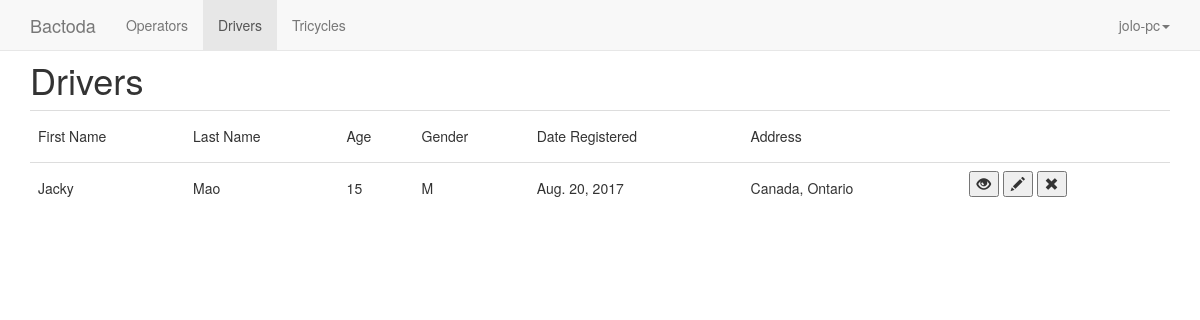
/home/driver/ (signed in), run on the app's committed database.
### tricycle/models.py (models this page shows, shortened)
class Driver(models.Model):
    first_name = models.CharField(max_length=250)
    last_name = models.CharField(max_length=100)
    age = models.IntegerField()
    gender = models.CharField(max_length=1)
    address = models.CharField(max_length = 300)
    date_registered = models.DateField()
    contact_number = models.CharField(max_length = 15)
    image = models.FileField()

### tricycle/views.py (the view)
class DriverIndexView(LoginRequiredMixin,generic.ListView):
    login_url = '/admin/login/'
    model = Driver
    template_name = 'tricycle/driver/index.html'
    def get_queryset(self):
        return Driver.objects.all()

### tricycle/templates/tricycle/driver/index.html (shortened to what this page needs)
{% extends "tricycle/header.html" %}
{%block li2%}active{%endblock%}
{% block content %}
<h1>Drivers</h1>
<table class = "table table-hover">
		<tr>
		<td><h5>First Name</h5></td>
		<td><h5>Last Name</h5></td>
		<td><h5>Age</h5></td>
		<td><h5>Gender</h5></td>
		<td><h5>Date Registered</h5></td>
		<td><h5>Address</h5></td>
		<td></td>
		</tr>
	{% for driver in object_list%}
	<tr>
		<td><h5>{{driver.first_name}}</h5></td>
		<td><h5>{{driver.last_name}}</h5></td>
		<td><h5>{{driver.age}}</h5></td>
		<td><h5>{{driver.gender}}</h5></td>
		<td><h5>{{driver.date_registered}}</h5></td>
		<td><h5>{{driver.address}}</h5></td>
		<td>
			<div class="form-inline">
				<form action="{%url 'tricycle:driver-details' driver.id%}" class="form-group form-inline">
					<button><span class="glyphicon glyphicon-eye-open"></span></button>
				</form>
				<form action="{%url 'tricycle:driver-edit' driver.id%}"  method = "get"class="form-group form-inline">
					<button><span class="glyphicon glyphicon-pencil"></span></button>
				</form>
				<form action="{% url 'tricycle:driver-delete' driver.id%}" method="post"class="form-group form-inline">
					<button><span class="glyphicon glyphicon-remove"></span></button>
				</form>
		    </div>
		</td>
	</tr>
	{% endfor %}
</table>
{% endblock%}

### tricycle/templates/tricycle/header.html (shortened to what this page needs)
<!DOCTYPE html>
<html lang="en">
  <head>
	{% load staticfiles %}
    <link href="{% static 'tricycle/css/bootstrap.min.css'%}" rel="stylesheet">
  </head>
  <body>
	    <nav class="navbar navbar-default navbar-fixed-top">
      <div class="container">
        <div class="navbar-header">
          <a class="navbar-brand" href="{% url 'tricycle:index' %}">Bactoda</a>
        </div>
        <div id="navbar" class="navbar-collapse collapse">
          <ul class="nav navbar-nav">
            <li class="{%block li1%}{%endblock%}" ><a href="{% url 'tricycle:index' %}">Operators</a></li>
            <li class="{%block li2%}{%endblock%}"><a href="{%url 'tricycle:driver-index'%}">Drivers</a></li>
            <li class="{%block li3%}{%endblock%}"><a href="{%url 'tricycle:tricycle-index'%}">Tricycles</a></li>
          </ul>
          <ul class="nav navbar-nav navbar-right">
           <li class="dropdown">
              <a href="" class="dropdown-toggle" data-toggle="dropdown" role="button" aria-haspopup="true" aria-expanded="false">{{ user.get_username }}<span class="caret"></span></a>
            </li>
          </ul>
        </div>
      </div>
    </nav>
	<br><br>
<div class = "container">
	{% block content%}
	{% endblock %}
</div>
  </body>
</html>

### data on the page
Driver: first_name "Jacky", last_name "Mao", age "15", gender "M", date_registered "Aug. 20, 2017", address "Canada, Ontario"

### other printed values
{{ user.get_username }} "jolo-pc"
